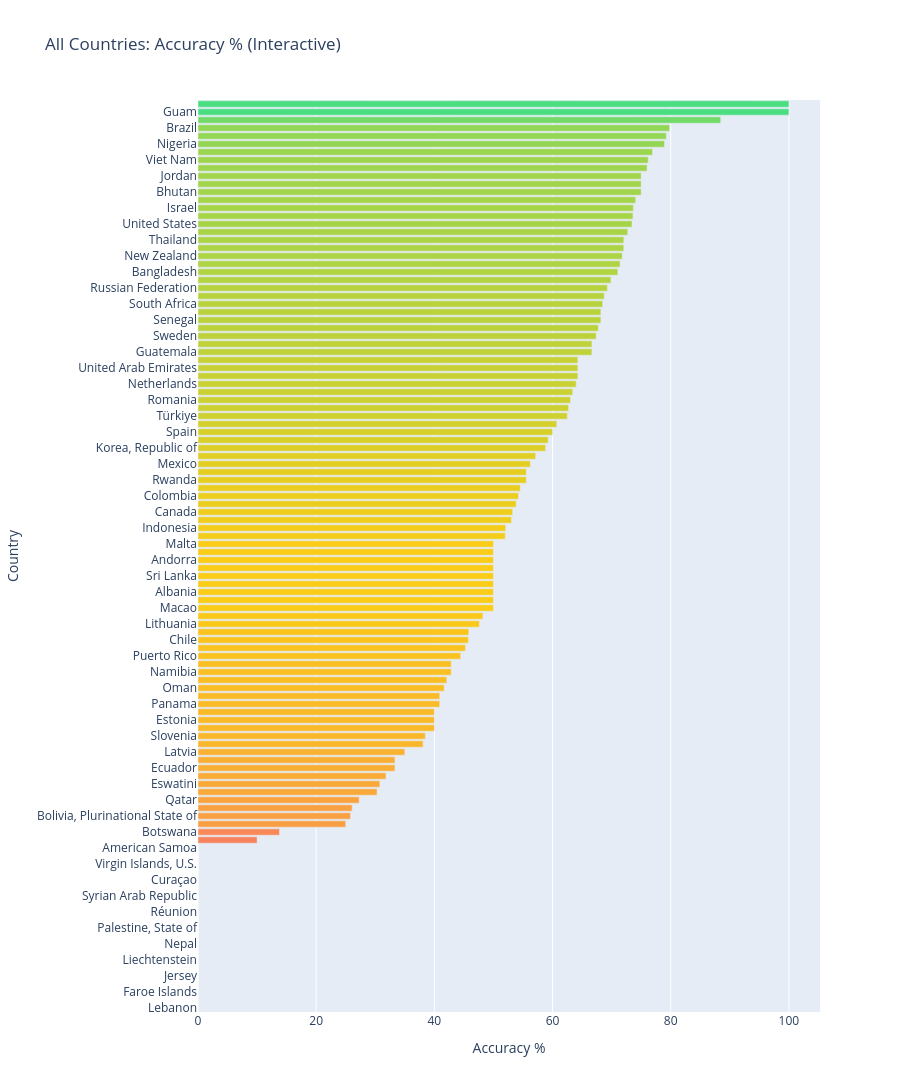

Notebook source saved alongside this figure:
### Code cell
if "country_metrics" in locals() and len(country_metrics):
    full = country_metrics.sort_values("accuracy_pct", ascending=True).copy()
    fig_acc_all = px.bar(
        full,
        x="accuracy_pct",
        y="real_country_name",
        orientation="h",
        color="accuracy_pct",
        color_continuous_scale=["#f87171", "#facc15", "#4ade80"],
        range_color=[0, 100],
        title="All Countries: Accuracy % (Interactive)",
        hover_data={"rounds": True, "avg_dist_km": ":.1f", "avg_delta_km": ":.1f"},
    )
    fig_acc_all.update_layout(
        coloraxis_showscale=False,
        xaxis_title="Accuracy %",
        yaxis_title="Country",
        height=max(600, 22 * len(full)),
    )
    fig_acc_all.show()

    full_delta = country_metrics.sort_values("avg_delta_km", ascending=False).copy()
    fig_delta_all = px.bar(
        full_delta,
        x="avg_delta_km",
        y="real_country_name",
        orientation="h",
        color="avg_delta_km",
        color_continuous_scale=["#4ade80", "#facc15", "#f87171"],
        title="All Countries: Avg Delta vs Opponent (Interactive)",
        hover_data={"rounds": True, "accuracy_pct": ":.1f", "avg_dist_km": ":.1f"},
    )
    fig_delta_all.add_vline(x=0, line_width=1, line_dash="dash", line_color="#9ca3af")
    fig_delta_all.update_layout(
        coloraxis_showscale=False,
        xaxis_title="Average delta (km)",
        yaxis_title="Country",
        height=max(600, 22 * len(full_delta)),
    )
    fig_delta_all.show()

    full_train = country_metrics.dropna(subset=["train_priority_score"]).sort_values("train_priority_score", ascending=True)
    fig_train_all = px.bar(
        full_train,
        x="train_priority_score",
        y="real_country_name",
        orientation="h",
        color="train_priority_score",
        color_continuous_scale=["#facc15", "#f97316", "#ef4444"],
        title="All Countries (>5 rounds): Training Priority Score (Interactive)",
        hover_data={"rounds": True, "accuracy_pct": ":.1f", "avg_delta_km": ":.1f"},
    )
    fig_train_all.update_layout(
        coloraxis_showscale=False,
        xaxis_title="Training priority score",
        yaxis_title="Country",
        height=max(600, 22 * len(full_train)),
    )
    fig_train_all.show()

### Figure 1 — Plotly figure (JSON) as saved in the notebook; plotly's stock layout.template omitted (floating-point values rounded to 4 significant figures; data arrays with more than 128 entries replaced by an {"elided": "..."} marker saying what was removed)
{"data": [{"alignmentgroup": "True", "customdata": {"elided": "114x3 float values"}, "hovertemplate": "accuracy_pct=%{marker.color}<br>real_country_name=%{y}<br>rounds=%{customdata[0]}<br>avg_dist_km=%{customdata[1]:.1f}<br>avg_delta_km=%{customdata[2]:.1f}<extra></extra>", "legendgroup": "", "marker": {"color": [0, 0, 0, 0, 0, 0, 0, 0, 0, 0, 0, 0, 0, 0, 0, 0, 0, 0, 0, 0, 0, 10, 13.79, 25, 25.81, 26.09, 27.27, 30.3, 30.77, 31.82, 33.33, 33.33, 35, 38.1, 38.46, 40, 40, 40, 40.91, 40.91, 41.67, 42.11, 42.86, 42.86, 44.44, 45.26, 45.76, 45.83, 47.62, 48.21, 50, 50, 50, 50, 50, 50, 50, 50, 50, 52, 52.08, 53.06, 53.25, 53.85, 54.24, 54.55, 55.56, 55.56, 56.25, 57.14, 58.82, 59.26, 60, 60.71, 62.5, 62.71, 63.04, 63.41, 64, 64.29, 64.29, 64.29, 66.67, 66.67, 67.39, 67.74, 68.18, 68.18, 68.48, 68.75, 69.29, 69.89, 71.05, 71.43, 71.79, 72.06, 72.06, 72.73, 73.45, 73.61, 73.68, 74.07, 75, 75, 75, 76, 76.19, 76.92, 78.95, 79.25, 79.82, 88.46, 100, 100], "coloraxis": "coloraxis", "pattern": {"shape": ""}}, "name": "", "offsetgroup": "", "orientation": "h", "showlegend": false, "textposition": "auto", "type": "bar", "x": [0, 0, 0, 0, 0, 0, 0, 0, 0, 0, 0, 0, 0, 0, 0, 0, 0, 0, 0, 0, 0, 10, 13.79, 25, 25.81, 26.09, 27.27, 30.3, 30.77, 31.82, 33.33, 33.33, 35, 38.1, 38.46, 40, 40, 40, 40.91, 40.91, 41.67, 42.11, 42.86, 42.86, 44.44, 45.26, 45.76, 45.83, 47.62, 48.21, 50, 50, 50, 50, 50, 50, 50, 50, 50, 52, 52.08, 53.06, 53.25, 53.85, 54.24, 54.55, 55.56, 55.56, 56.25, 57.14, 58.82, 59.26, 60, 60.71, 62.5, 62.71, 63.04, 63.41, 64, 64.29, 64.29, 64.29, 66.67, 66.67, 67.39, 67.74, 68.18, 68.18, 68.48, 68.75, 69.29, 69.89, 71.05, 71.43, 71.79, 72.06, 72.06, 72.73, 73.45, 73.61, 73.68, 74.07, 75, 75, 75, 76, 76.19, 76.92, 78.95, 79.25, 79.82, 88.46, 100, 100], "xaxis": "x", "y": ["Lebanon", "Cyprus", "Faroe Islands", "Greenland", "Jersey", "Lao People's Democratic Republic", "Liechtenstein", "Monaco", "Nepal", "Northern Mariana Islands", "Palestine, State of", "Paraguay", "Réunion", "San Marino", "Syrian Arab Republic", "Uganda", "Curaçao", "Costa Rica", "Virgin Islands, U.S.", "Cocos (Keeling) Islands", "American Samoa", "Bosnia and Herzegovina", "Botswana", "Lesotho", "Bolivia, Plurinational State of", "Serbia", "Qatar", "Uruguay", "Eswatini", "Denmark", "Ecuador", "Montenegro", "Latvia", "Ukraine", "Slovenia", "Dominican Republic", "Estonia", "Hong Kong", "Panama", "Belgium", "Oman", "Croatia", "Namibia", "Slovakia", "Puerto Rico", "Argentina", "Chile", "Cambodia", "Lithuania", "Peru", "Macao", "North Macedonia", "Albania", "Bulgaria", "Sri Lanka", "Switzerland", "Andorra", "Tunisia", "Malta", "Hungary", "Indonesia", "Norway", "Canada", "Italy", "Colombia", "Finland", "Rwanda", "Poland", "Mexico", "Austria", "Korea, Republic of", "Ireland", "Spain", "Czechia", "Türkiye", "Philippines", "Romania", "Malaysia", "Netherlands", "Kyrgyzstan", "United Arab Emirates", "Luxembourg", "Guatemala", "Kenya", "Sweden", "India", "Senegal", "Greece", "South Africa", "Singapore", "Russian Federation", "Australia", "Bangladesh", "Kazakhstan", "New Zealand", "France", "Thailand", "Mongolia", "United States", "United Kingdom", "Israel", "Ghana", "Bhutan", "Taiwan, Province of China", "Jordan", "Portugal", "Viet Nam", "Iceland", "Nigeria", "Germany", "Brazil", "Japan", "Guam", "China"], "yaxis": "y"}], "layout": {"barmode": "relative", "coloraxis": {"cmax": 100, "cmin": 0, "colorbar": {"title": {"text": "accuracy_pct"}}, "colorscale": [[0, "#f87171"], [0.5, "#facc15"], [1, "#4ade80"]], "showscale": false}, "height": 2508, "legend": {"tracegroupgap": 0}, "title": {"text": "All Countries: Accuracy % (Interactive)"}, "xaxis": {"anchor": "y", "domain": [0, 1], "title": {"text": "Accuracy %"}}, "yaxis": {"anchor": "x", "domain": [0, 1], "title": {"text": "Country"}}}}
